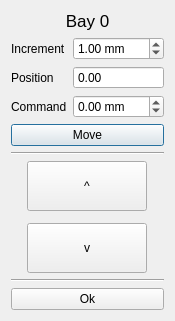
<?xml version="1.0" encoding="UTF-8"?>
<ui version="4.0">
 <class>BayDialog</class>
 <widget class="QDialog" name="BayDialog">
  <property name="geometry">
   <rect>
    <x>0</x>
    <y>0</y>
    <width>153</width>
    <height>312</height>
   </rect>
  </property>
  <property name="windowTitle">
   <string>Dialog</string>
  </property>
  <layout class="QVBoxLayout" name="verticalLayout">
   <item>
    <widget class="QLabel" name="bayLabel">
     <property name="font">
      <font>
       <pointsize>13</pointsize>
      </font>
     </property>
     <property name="text">
      <string>Bay 0</string>
     </property>
     <property name="alignment">
      <set>Qt::AlignCenter</set>
     </property>
    </widget>
   </item>
   <item>
    <layout class="QFormLayout" name="formLayout">
     <property name="fieldGrowthPolicy">
      <enum>QFormLayout::AllNonFixedFieldsGrow</enum>
     </property>
     <item row="0" column="0">
      <widget class="QLabel" name="incrementLabel">
       <property name="text">
        <string>Increment</string>
       </property>
      </widget>
     </item>
     <item row="0" column="1">
      <widget class="QDoubleSpinBox" name="incrementSpin">
       <property name="sizePolicy">
        <sizepolicy hsizetype="Minimum" vsizetype="Preferred">
         <horstretch>0</horstretch>
         <verstretch>0</verstretch>
        </sizepolicy>
       </property>
       <property name="suffix">
        <string notr="true"> mm</string>
       </property>
       <property name="minimum">
        <double>0.010000000000000</double>
       </property>
       <property name="maximum">
        <double>400.000000000000000</double>
       </property>
       <property name="value">
        <double>1.000000000000000</double>
       </property>
      </widget>
     </item>
     <item row="1" column="0">
      <widget class="QLabel" name="positionLabel">
       <property name="text">
        <string>Position</string>
       </property>
      </widget>
     </item>
     <item row="1" column="1">
      <widget class="QDoubleSpinBox" name="positionSpin">
       <property name="sizePolicy">
        <sizepolicy hsizetype="Minimum" vsizetype="Preferred">
         <horstretch>0</horstretch>
         <verstretch>0</verstretch>
        </sizepolicy>
       </property>
       <property name="readOnly">
        <bool>true</bool>
       </property>
       <property name="buttonSymbols">
        <enum>QAbstractSpinBox::NoButtons</enum>
       </property>
       <property name="minimum">
        <double>-400.000000000000000</double>
       </property>
       <property name="maximum">
        <double>400.000000000000000</double>
       </property>
      </widget>
     </item>
     <item row="2" column="0">
      <widget class="QLabel" name="commandLabel">
       <property name="text">
        <string>Command</string>
       </property>
      </widget>
     </item>
     <item row="2" column="1">
      <widget class="QDoubleSpinBox" name="commandSpin">
       <property name="sizePolicy">
        <sizepolicy hsizetype="Minimum" vsizetype="Preferred">
         <horstretch>0</horstretch>
         <verstretch>0</verstretch>
        </sizepolicy>
       </property>
       <property name="suffix">
        <string notr="true"> mm</string>
       </property>
       <property name="minimum">
        <double>-400.000000000000000</double>
       </property>
       <property name="maximum">
        <double>400.000000000000000</double>
       </property>
      </widget>
     </item>
    </layout>
   </item>
   <item>
    <widget class="QPushButton" name="moveButton">
     <property name="text">
      <string>Move</string>
     </property>
    </widget>
   </item>
   <item>
    <widget class="Line" name="line1">
     <property name="orientation">
      <enum>Qt::Horizontal</enum>
     </property>
    </widget>
   </item>
   <item>
    <layout class="QGridLayout" name="gridLayout">
     <item row="0" column="1">
      <widget class="QPushButton" name="upButton">
       <property name="sizePolicy">
        <sizepolicy hsizetype="Expanding" vsizetype="Expanding">
         <horstretch>0</horstretch>
         <verstretch>0</verstretch>
        </sizepolicy>
       </property>
       <property name="minimumSize">
        <size>
         <width>120</width>
         <height>50</height>
        </size>
       </property>
       <property name="text">
        <string>^</string>
       </property>
       <property name="icon">
        <iconset>
         <normaloff>:/Arrow/Aiga_uparrow.png</normaloff>:/Arrow/Aiga_uparrow.png</iconset>
       </property>
       <property name="shortcut">
        <string>Up</string>
       </property>
       <property name="autoRepeat">
        <bool>true</bool>
       </property>
       <property name="autoExclusive">
        <bool>true</bool>
       </property>
      </widget>
     </item>
     <item row="2" column="1">
      <widget class="QPushButton" name="downButton">
       <property name="sizePolicy">
        <sizepolicy hsizetype="Expanding" vsizetype="Expanding">
         <horstretch>0</horstretch>
         <verstretch>0</verstretch>
        </sizepolicy>
       </property>
       <property name="minimumSize">
        <size>
         <width>120</width>
         <height>50</height>
        </size>
       </property>
       <property name="text">
        <string>v</string>
       </property>
       <property name="icon">
        <iconset>
         <normaloff>:/Arrow/Aiga_downarrow.png</normaloff>:/Arrow/Aiga_downarrow.png</iconset>
       </property>
       <property name="shortcut">
        <string>Down</string>
       </property>
       <property name="autoRepeat">
        <bool>true</bool>
       </property>
       <property name="autoExclusive">
        <bool>true</bool>
       </property>
      </widget>
     </item>
     <item row="0" column="2" rowspan="3">
      <spacer name="horizontalSpacer2">
       <property name="orientation">
        <enum>Qt::Horizontal</enum>
       </property>
       <property name="sizeHint" stdset="0">
        <size>
         <width>20</width>
         <height>86</height>
        </size>
       </property>
      </spacer>
     </item>
     <item row="0" column="0" rowspan="3">
      <spacer name="horizontalSpacer1">
       <property name="orientation">
        <enum>Qt::Horizontal</enum>
       </property>
       <property name="sizeHint" stdset="0">
        <size>
         <width>20</width>
         <height>20</height>
        </size>
       </property>
      </spacer>
     </item>
    </layout>
   </item>
   <item>
    <widget class="Line" name="line2">
     <property name="orientation">
      <enum>Qt::Horizontal</enum>
     </property>
    </widget>
   </item>
   <item>
    <widget class="QPushButton" name="acceptButton">
     <property name="text">
      <string>Ok</string>
     </property>
    </widget>
   </item>
  </layout>
 </widget>
 <resources/>
 <connections/>
</ui>
